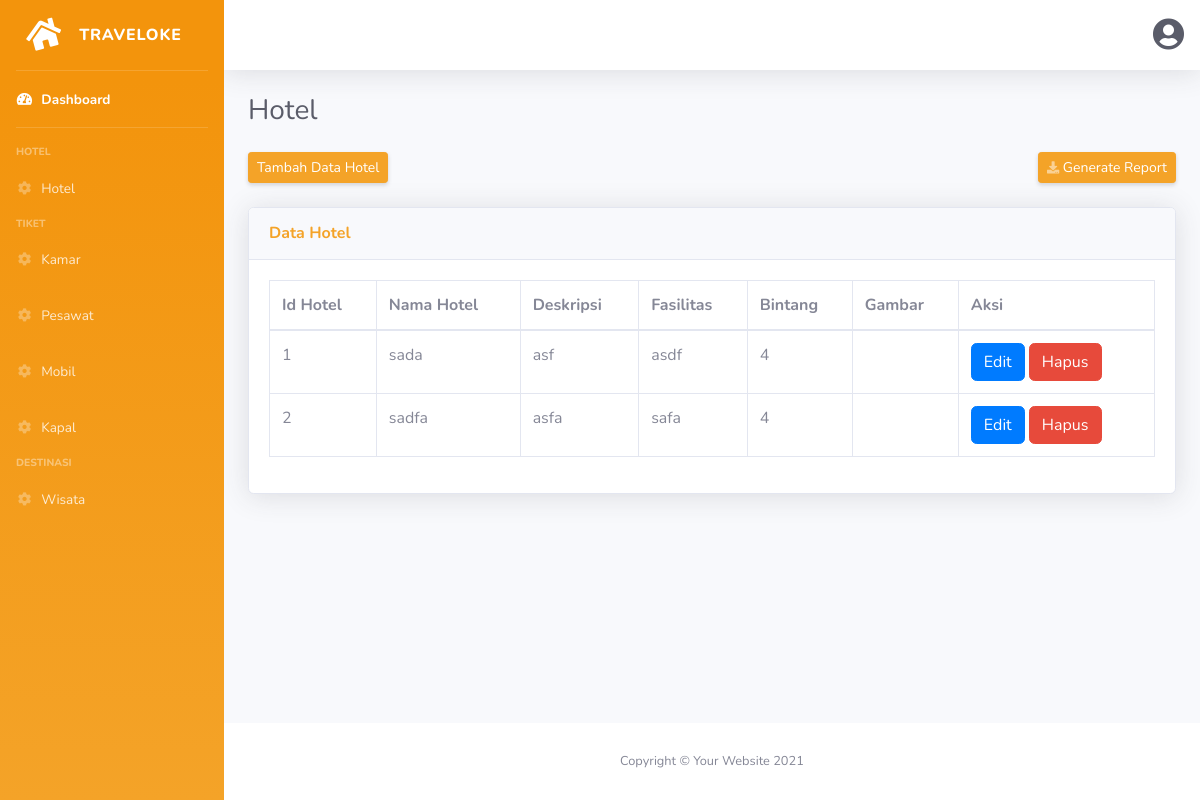
Before: /hotels (signed in) with the older database file.
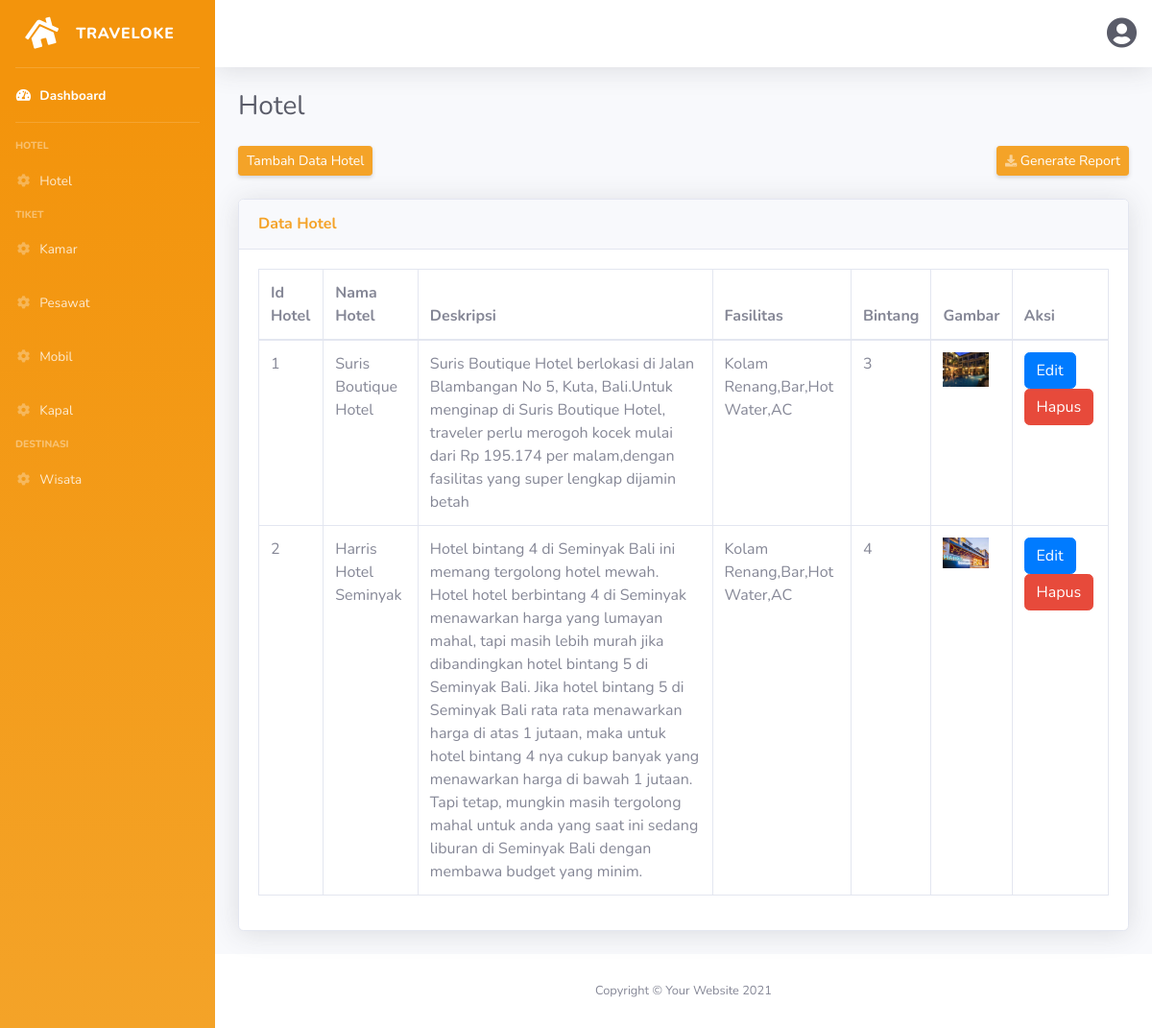
After: the same page with the newer database file.
### tables this page shows
CREATE TABLE `hotel` (
  `id_hotel` int(11) NOT NULL,
  `nama_hotel` varchar(255) NOT NULL,
  `deskripsi` text NOT NULL,
  `fasilitas` text NOT NULL,
  `bintang` char(5) NOT NULL,
  `gambar` varchar(255) DEFAULT NULL
);

### app/core/Controller.php (called while the page is built, shortened)
<?php
class Controller {
    public function view($view, $data = [])
    {
        require_once '../app/views/' . $view . '.php';
    }
    public function model($model)
    {
        return new $model;
    }
}

### app/core/App.php (called while the page is built, shortened)
<?php
class App {
    protected $method = 'index';
    protected $params = [];
    public function __construct()
    {
        $this->controller = new $this->controller;
        call_user_func_array([$this->controller, $this->method], $this->params);
    }
}

### public/index.php (called while the page is built, shortened)
<?php
$app = new App;

### app/core/Database.php (called while the page is built, shortened)
<?php
class Database {
    private $host = DB_HOST;
    private $user = DB_USER;
    private $pass = DB_PASS;
    private $db_name = DB_NAME;
    private $dbh;
    private $stmt;
    public function __construct()
    {
        $dsn = 'mysql:host=' . $this->host . ';dbname=' . $this->db_name;
        $option = [
            PDO::ATTR_PERSISTENT => true,
            PDO::ATTR_ERRMODE => PDO::ERRMODE_EXCEPTION
        ];
        try {
            $this->dbh = new PDO($dsn, $this->user, $this->pass, $option);
        } catch(PDOException $e) {
            die($e->getMessage());
        }
    }
    public function query($query)
    {
        $this->stmt = $this->dbh->prepare($query);
    }
    public function bind($param, $value, $type = null)
    {
        if( is_null($type) ) {
            switch( true ) {
                case is_int($value) :
                    $type = PDO::PARAM_INT;
                    break;
            }
        }
        $this->stmt->bindValue($param, $value, $type);
    }
    public function execute()
    {
        $this->stmt->execute();
    }
    public function resultSet()
    {
        $this->execute();
        return $this->stmt->fetchAll(PDO::FETCH_ASSOC);
    }
}

### app/models/Hotels_model.php (called while the page is built, shortened)
<?php
class Hotels_model
{
    private $db;
    private $table = 'hotel';
    public function __construct()
    {
        $this->db = new Database;
    }
    public function getAllHotels()
    {
        $this->db->query("SELECT * FROM {$this->table}");
        return $this->db->resultSet();
    }
}

### app/views/hotels/index.php (the view, shortened to what the changed rows need)
<body id="page-top">
    <div id="wrapper">
        <div id="content-wrapper" class="d-flex flex-column">
            <div id="content">
                <div class="container-fluid">
                    <h1 class="h3 mb-0 text-gray-800">Hotel</h1>
                    <div class="card shadow mb-4">
                        <div class="card-body">
                            <div class="table-responsive">
                                <table class="table table-bordered" id="dataTable" width="100%" cellspacing="0">
                                    <thead>
                                        <tr>
                                            <th>Id Hotel</th>
                                            <th>Nama Hotel</th>
                                            <th>Deskripsi</th>
                                            <th>Fasilitas</th>
                                            <th>Bintang</th>
                                            <th>Gambar</th>
                                            <th>Aksi</th>
                                        </tr>
                                    </thead>
                                    <tbody>
                                        <?php foreach ($data['hotels'] as $hotels) : ?>
                                            <tr>
                                                <td><?= $hotels['id_hotel']; ?></td>
                                                <td><?= $hotels['nama_hotel']; ?></td>
                                                <td><?= $hotels['deskripsi']; ?></td>
                                                <td><?= $hotels['fasilitas']; ?></td>
                                                <td><?= $hotels['bintang']; ?></td>
                                                <td><img src="<?= BASEURL; ?>/public/img/<?= $hotels['gambar']; ?>" alt="" width="48"></td>
                                                <td><a href="<?= BASEURL; ?>/hotels/edit/<?= $hotels['id_hotel']; ?>" class="btn btn-blue" data-toggle="modal" data-target="#editModal<?= $hotels['id_hotel']; ?>">Edit</a> <a href="<?= BASEURL; ?>/hotels/delete/<?= $hotels['id_hotel']; ?>" class="btn btn-danger">Hapus</a></td>
                                            </tr>
                                        <?php endforeach; ?>
                                    </tbody>
                                </table>
                            </div>
                        </div>
                    </div>
                </div>
            </div>
        </div>
    </div>

Changed rows visible on the page:
changed hotel id 1: nama_hotel "sada" → "Suris Boutique Hotel"; deskripsi "asf" → "Suris Boutique Hotel berlokasi di Jalan Blambangan No 5, Kuta, Bali.Untuk menginap di Suris Boutique Hotel, traveler perlu merogoh kocek mulai dari Rp 195.174 per malam,dengan fasilitas yang super lengkap dijamin betah"; fasilitas "asdf" → "Kolam Renang,Bar,Hot Water,AC"; bintang "4" → "3"; gambar: picture added
changed hotel id 2: nama_hotel "sadfa" → "Harris Hotel Seminyak"; deskripsi "asfa" → "Hotel bintang 4 di Seminyak Bali ini memang tergolong hotel mewah. Hotel hotel berbintang 4 di Seminyak menawarkan harga yang lumayan mahal, tapi masih lebih murah jika dibandingkan hotel bintang 5 di Seminyak Bali. Jika hotel bintang 5 di Seminyak Bali rata rata menawarkan harga di atas 1 jutaan, maka untuk hotel bintang 4 nya cukup banyak yang menawarkan harga di bawah 1 jutaan. Tapi tetap, mungkin masih tergolong mahal untuk anda yang saat ini sedang liburan di Seminyak Bali dengan membawa budget yang minim."; fasilitas "safa" → "Kolam Renang,Bar,Hot Water,AC"; gambar: picture added
